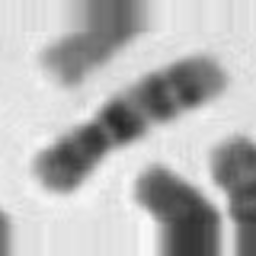
#> input picture dataset/test/HR/103064_C10_000846.png, 256 x 256 px
$ python segment_chromosomes.py --image ../dataset/test/HR/103064_C10_000846.png
#> lines starting #> are read from the running program, lines starting #| are printed output that depends on the picture; after the words box and inside, x2 and y2 are one past the last pixel; in counts of white or black regions, pixels touching at a corner belong together
#> in main, img_gray is the input picture: shape (256, 256); min 37, max 250, mean 182
"""
Automatic chromosome segmentation from a full karyotype spread image.

Given a raw microscopy image containing many chromosomes scattered on a
plain background (and possibly a round interphase nucleus), this module
detects and crops out each individual chromosome, so each crop can then be
fed through the super-resolution models (SRCNN/EDSR) independently.

Approach (classical image processing, no training required):
  1. Otsu thresholding (inverted) to separate dark chromosomes from the
     light background.
  2. Morphological open+close to remove speckle noise and close small gaps.
  3. Contour-based filtering to remove non-chromosome blobs:
       - too small  -> dust/noise
       - too large  -> almost certainly not a single chromosome
       - high "solidity" (contour area / convex-hull area) -> round blobs
         such as an interphase nucleus, which is solid and round, unlike
         a chromosome, which is bent/elongated and has low solidity
  4. Watershed segmentation (on the distance transform) to split
     TOUCHING chromosomes that would otherwise merge into one connected
     component. A minimum peak-distance and a post-merge step prevent a
     single bent chromosome from being incorrectly split at its own elbow.

Known limitation (state this honestly in the report): chromosomes that
heavily overlap/cross each other in a dense cluster may still be grouped
into one region rather than perfectly separated. This is a well-known hard
problem in cytogenetics (chromosome "declumping") and is not something a
purely classical approach fully solves -- even trained lab technicians
separate dense overlaps manually. A learned instance-segmentation model
(e.g. Mask R-CNN trained on the annotation masks) would be the natural next
step to improve this further and is a reasonable "future work" item.

Usage as a script:
    python preprocessing/segment_chromosomes.py --image path/to/spread.jpg --out_dir outputs/segmented

Usage as a module (e.g. from app.py):
    from preprocessing.segment_chromosomes import segment_chromosomes
    crops, boxes, overview_bgr = segment_chromosomes(gray_image_np_array)
"""

import argparse
import os

import cv2
import numpy as np
from scipy import ndimage as ndi
from skimage.feature import peak_local_max
from skimage.segmentation import watershed


def segment_chromosomes(
    img_gray,
    min_area=150,
    max_area_ratio=0.04,
    solidity_thresh=0.85,
    min_distance=28,
    min_fragment_area=250,
    pad_ratio=0.15,
):
    """
    Segment individual chromosomes out of a full karyotype spread.

    Args:
        img_gray: 2D numpy array (grayscale image), uint8.
        min_area: contours smaller than this (pixels) are treated as noise.
        max_area_ratio: contours larger than this fraction of the total
            image area are rejected (too big to be a single chromosome).
        solidity_thresh: contours with (area / convex_hull_area) above this
            are rejected as round blobs (e.g. an interphase nucleus).
        min_distance: minimum distance (px) between watershed peaks -- the
            main knob to prevent over-splitting a single bent chromosome.
        min_fragment_area: watershed regions smaller than this are merged
            into their largest touching neighbour rather than kept as a
            separate (likely spurious) detection.
        pad_ratio: extra margin added around each detected bounding box
            before cropping, as a fraction of the box's largest side.

    Returns:
        crops: list of 2D numpy arrays (grayscale crops), one per detected
            chromosome.
        boxes: list of (x0, y0, x1, y1) tuples, the crop coordinates in the
            original image, in the same order as `crops`.
        overview_bgr: a BGR copy of the input image with every detected box
            drawn and numbered, useful for visual sanity-checking.
    """
#> called with min_area = 150, max_area_ratio = 0.04, solidity_thresh = 0.85, min_distance = 28, min_fragment_area = 250, pad_ratio = 0.15
    H, W = img_gray.shape
#> H = 256; W = 256
    total_area = H * W
#> total_area = 65536

    blur = cv2.GaussianBlur(img_gray, (5, 5), 0)
    _, mask = cv2.threshold(blur, 0, 255, cv2.THRESH_BINARY_INV + cv2.THRESH_OTSU)
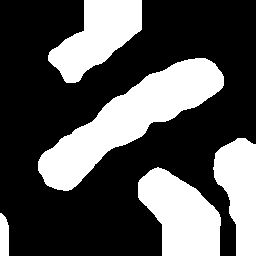
#> mask: shape (256, 256); 33.2% white; 5 white regions, box (x1, y1, x2, y2) and area: (38, 58, 224, 191) 8762, (138, 167, 221, 256) 4892, (48, 0, 142, 83) 4321, (213, 138, 256, 256) 3436, (0, 213, 9, 256) 350
    mask = cv2.morphologyEx(mask, cv2.MORPH_OPEN, np.ones((2, 2), np.uint8), iterations=1)
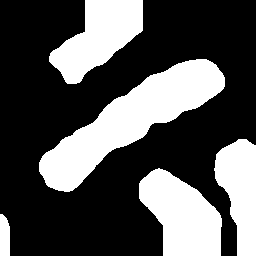
#> mask: shape (256, 256); 33.1% white; 5 white regions, box (x1, y1, x2, y2) and area: (39, 59, 225, 192) 8762, (139, 168, 222, 256) 4834, (49, 0, 143, 84) 4379, (214, 139, 256, 256) 3305, (0, 214, 10, 256) 383
    mask = cv2.morphologyEx(mask, cv2.MORPH_CLOSE, np.ones((3, 3), np.uint8), iterations=2)
#> mask: shape (256, 256); 33.1% white; 5 white regions

    # Remove non-chromosome blobs (noise, nucleus) before watershed splitting
    contours, _ = cv2.findContours(mask, cv2.RETR_EXTERNAL, cv2.CHAIN_APPROX_SIMPLE)
#> contours = 5 contours; box (x1, y1, x2, y2) and area: (39, 59, 225, 192) 8554, (139, 168, 222, 256) 4706, (49, 0, 143, 84) 4246, (214, 139, 256, 256) 3170, (0, 214, 10, 256) 336
    clean_mask = np.zeros_like(mask)
    for c in contours:
        area = cv2.contourArea(c)
        if area < min_area or area > total_area * max_area_ratio:
            continue
        hull = cv2.convexHull(c)
        hull_area = cv2.contourArea(hull)
        solidity = area / hull_area if hull_area > 0 else 0
        if solidity > solidity_thresh:
            continue  # round blob (nucleus/debris)
        cv2.drawContours(clean_mask, [c], -1, 255, -1)
#> this loop made 5 passes
#> area on passes 2 to 5: 4705.5, 3170.5, 8553.5, 4246.5
#> (area, hull_area, solidity) on pass 1: (335.5, 338, 0.993)
#> clean_mask: shape (256, 256); every value is 0

    # Watershed on the distance transform splits touching chromosomes
    distance = ndi.distance_transform_edt(clean_mask)
#> distance: shape (256, 256) float64; every value is 0
    coords = peak_local_max(distance, min_distance=min_distance, labels=clean_mask)
#> coords = empty array
    peak_mask = np.zeros(distance.shape, dtype=bool)
    if len(coords) > 0:
        peak_mask[tuple(coords.T)] = True
    markers, _ = ndi.label(peak_mask)
    labels_ws = watershed(-distance, markers, mask=clean_mask)
#> labels_ws: shape (256, 256) int32; every value is 0

    # Merge tiny fragments (usually an over-split sliver) into their
    # largest touching neighbour instead of keeping them as junk detections
    unique_labels = [l for l in np.unique(labels_ws) if l != 0]
#> unique_labels = []
    areas = {l: int((labels_ws == l).sum()) for l in unique_labels}
#> areas = 0 items
    dilate_kernel = np.ones((5, 5), np.uint8)
    for l in unique_labels:
        if areas[l] >= min_fragment_area:
            continue
        comp = (labels_ws == l).astype(np.uint8)
        dilated = cv2.dilate(comp, dilate_kernel, iterations=2)
        neighbor_labels = np.unique(labels_ws[(dilated > 0) & (labels_ws != l) & (labels_ws != 0)])
        if len(neighbor_labels) > 0:
            biggest_neighbor = max(neighbor_labels, key=lambda x: areas.get(x, 0))
            labels_ws[labels_ws == l] = biggest_neighbor
            areas[biggest_neighbor] = areas.get(biggest_neighbor, 0) + areas[l]
#> this loop made 0 passes

    overview_bgr = cv2.cvtColor(img_gray, cv2.COLOR_GRAY2BGR)
    crops, boxes = [], []
    idx = 0
    for label in np.unique(labels_ws):
        if label == 0:
            continue
        comp_mask = (labels_ws == label).astype(np.uint8)
        area = int(comp_mask.sum())
        if area < min_fragment_area:
            continue
        ys, xs = np.where(comp_mask)
        x, y = int(xs.min()), int(ys.min())
        w, h = int(xs.max() - xs.min() + 1), int(ys.max() - ys.min() + 1)

        idx += 1
        pad = int(pad_ratio * max(w, h))
        x0, y0 = max(0, x - pad), max(0, y - pad)
        x1, y1 = min(W, x + w + pad), min(H, y + h + pad)
        crops.append(img_gray[y0:y1, x0:x1])
        boxes.append((x0, y0, x1, y1))
        cv2.rectangle(overview_bgr, (x0, y0), (x1, y1), (0, 0, 255), 1)
        cv2.putText(overview_bgr, str(idx), (x0, max(12, y0 - 3)), cv2.FONT_HERSHEY_SIMPLEX, 0.4, (0, 0, 255), 1)
#> this loop made 1 pass
#> after the loop, boxes = []; crops = []; idx = 0

    return crops, boxes, overview_bgr


def main():
    ap = argparse.ArgumentParser(description="Segment individual chromosomes from a full karyotype spread image")
    ap.add_argument("--image", required=True, help="Path to a full karyotype spread image (jpg/png)")
    ap.add_argument("--out_dir", default="outputs/segmented", help="Where to save the individual crops and overview")
    args = ap.parse_args()

    os.makedirs(args.out_dir, exist_ok=True)
    img_gray = cv2.imread(args.image, cv2.IMREAD_GRAYSCALE)
    if img_gray is None:
        raise FileNotFoundError(f"Could not read image: {args.image}")

    crops, boxes, overview_bgr = segment_chromosomes(img_gray)
#> crops = []; boxes = []

    stem = os.path.splitext(os.path.basename(args.image))[0]
    overview_path = os.path.join(args.out_dir, f"{stem}_overview.png")
    cv2.imwrite(overview_path, overview_bgr)

    for i, crop in enumerate(crops, start=1):
        cv2.imwrite(os.path.join(args.out_dir, f"{stem}_chr{i:03d}.png"), crop)

    print(f"Detected {len(crops)} chromosomes in {args.image}")
#| Detected 0 chromosomes in ../dataset/test/HR/103064_C10_000846.png
    print(f"Overview image: {overview_path}")
    print(f"Individual crops saved to: {args.out_dir}")
#| Individual crops saved to: outputs/segmented


if __name__ == "__main__":
    main()

$ run again, on dataset/test/HR/1056582_C11_001721.png
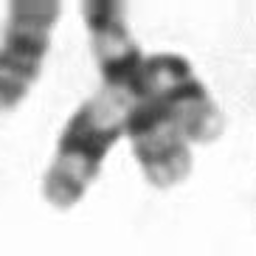
#> input picture dataset/test/HR/1056582_C11_001721.png, 256 x 256 px
#> in main, img_gray is the input picture: shape (256, 256); min 49, max 255, mean 209.2
#> in segment_chromosomes, `_, mask = cv2.threshold(blur, 0, 255, cv2.THRESH_BINARY_INV + cv2.THRE..`:
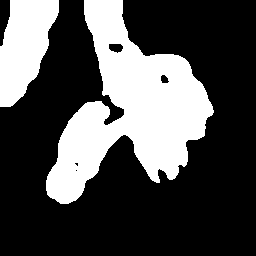
#> mask: shape (256, 256); 30.5% white; 2 white regions, box (x1, y1, x2, y2) and area: (46, 0, 214, 204) 15820, (0, 0, 59, 107) 4172
#> in segment_chromosomes, `mask = cv2.morphologyEx(mask, cv2.MORPH_OPEN, np.ones((2, 2), np.uint8..`:
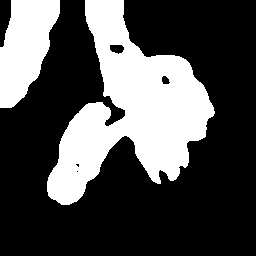
#> mask: shape (256, 256); 30.7% white; 2 white regions, box (x1, y1, x2, y2) and area: (47, 0, 215, 205) 15859, (0, 0, 60, 108) 4282
#> contours = 2 contours; box (x1, y1, x2, y2) and area: (47, 0, 215, 205) 15674, (0, 0, 60, 108) 4142
#> the loop in segment_chromosomes, `for c in contours:` made 2 passes
#> area on passes 1 to 2: 15674.5, 4142
#> distance: shape (256, 256) float64; every value is 0
#> coords = empty array
#> labels_ws: shape (256, 256) int32; every value is 0
#> unique_labels = []
#> areas = 0 items
#> the loop in segment_chromosomes, `for label in np.unique(labels_ws):` made 1 pass
#> after the loop in segment_chromosomes, `for label in np.unique(labels_ws):`: boxes = []; idx = 0
#> in main, `crops, boxes, overview_bgr = segment_chromosomes(img_gray)`: crops = []
#| Detected 0 chromosomes in ../dataset/test/HR/1056582_C11_001721.png
#| Individual crops saved to: outputs/segmented

$ run again, on dataset/test/HR/1056734_C9_000063.png
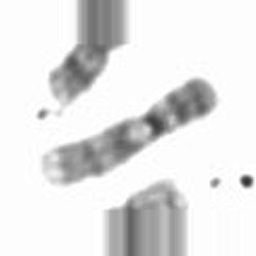
#> input picture dataset/test/HR/1056734_C9_000063.png, 256 x 256 px
#> in main, img_gray is the input picture: shape (256, 256); min 48, max 255, mean 227.5
#> in segment_chromosomes, `_, mask = cv2.threshold(blur, 0, 255, cv2.THRESH_BINARY_INV + cv2.THRE..`:
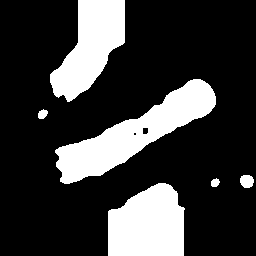
#> mask: shape (256, 256); 22.9% white; 6 white regions, box (x1, y1, x2, y2) and area: (55, 79, 216, 184) 5838, (108, 183, 185, 256) 4623, (50, 0, 125, 102) 4290, (240, 175, 254, 188) 149, (38, 109, 48, 119) 73, (211, 178, 220, 187) 60
#> in segment_chromosomes, `mask = cv2.morphologyEx(mask, cv2.MORPH_OPEN, np.ones((2, 2), np.uint8..`:
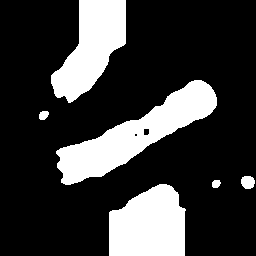
#> mask: shape (256, 256); 22.9% white; 6 white regions, box (x1, y1, x2, y2) and area: (56, 80, 217, 185) 5838, (109, 184, 186, 256) 4547, (51, 0, 126, 103) 4336, (241, 176, 255, 189) 149, (39, 111, 49, 120) 72, (212, 180, 221, 188) 59
#> contours = 6 contours; box (x1, y1, x2, y2) and area: (56, 80, 217, 185) 5692, (109, 184, 186, 256) 4418, (51, 0, 126, 103) 4200, (241, 176, 256, 189) 141, (39, 111, 49, 120) 58, (212, 180, 221, 188) 46
#> the loop in segment_chromosomes, `for c in contours:` made 6 passes
#> area on passes 1 to 6: 4418.5, 46.5, 141, 58, 5691.5, 4200
#> distance: shape (256, 256) float64; every value is 0
#> coords = empty array
#> labels_ws: shape (256, 256) int32; every value is 0
#> unique_labels = []
#> areas = 0 items
#> the loop in segment_chromosomes, `for label in np.unique(labels_ws):` made 1 pass
#> after the loop in segment_chromosomes, `for label in np.unique(labels_ws):`: boxes = []; idx = 0
#> in main, `crops, boxes, overview_bgr = segment_chromosomes(img_gray)`: crops = []
#| Detected 0 chromosomes in ../dataset/test/HR/1056734_C9_000063.png
#| Individual crops saved to: outputs/segmented

$ run again, on dataset/test/HR/1057132_C12_000482.png
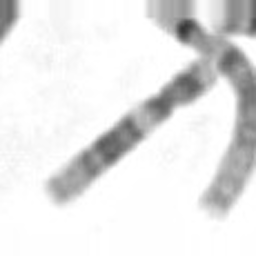
#> input picture dataset/test/HR/1057132_C12_000482.png, 256 x 256 px
#> in main, img_gray is the input picture: shape (256, 256); min 53, max 255, mean 229.6
#> in segment_chromosomes, `_, mask = cv2.threshold(blur, 0, 255, cv2.THRESH_BINARY_INV + cv2.THRE..`:
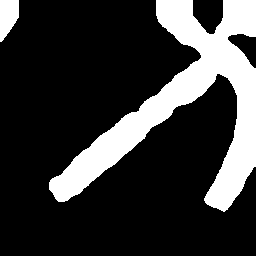
#> mask: shape (256, 256); 21.5% white; 2 white regions, box (x1, y1, x2, y2) and area: (49, 0, 256, 212) 13528, (0, 0, 19, 42) 592
#> in segment_chromosomes, `mask = cv2.morphologyEx(mask, cv2.MORPH_OPEN, np.ones((2, 2), np.uint8..`:
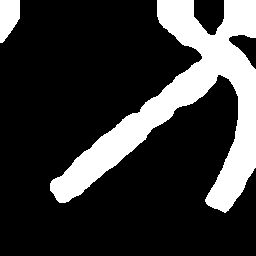
#> mask: shape (256, 256); 21.5% white; 2 white regions, box (x1, y1, x2, y2) and area: (50, 0, 256, 213) 13461, (0, 0, 20, 43) 654
#> contours = 2 contours; box (x1, y1, x2, y2) and area: (50, 0, 256, 213) 12992, (0, 0, 20, 43) 600
#> the loop in segment_chromosomes, `for c in contours:` made 2 passes
#> area on pass 1: 12991.5
#> distance: shape (256, 256) float64; every value is 0
#> coords = empty array
#> labels_ws: shape (256, 256) int32; every value is 0
#> unique_labels = []
#> areas = 0 items
#> the loop in segment_chromosomes, `for label in np.unique(labels_ws):` made 1 pass
#> after the loop in segment_chromosomes, `for label in np.unique(labels_ws):`: boxes = []; idx = 0
#> in main, `crops, boxes, overview_bgr = segment_chromosomes(img_gray)`: crops = []
#| Detected 0 chromosomes in ../dataset/test/HR/1057132_C12_000482.png
#| Individual crops saved to: outputs/segmented
